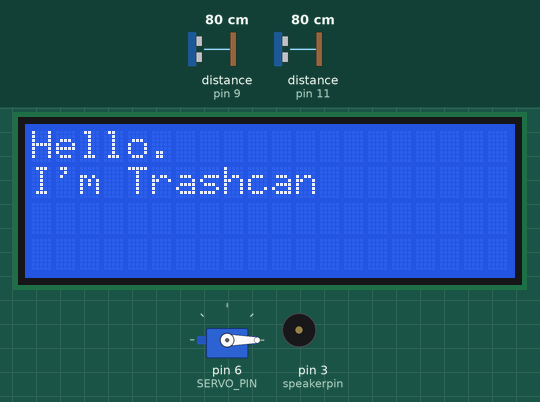
This sketch was run on a simulated Arduino Uno, built with avr-gcc and run on an emulated ATmega328P. Parts: servo, 20×4 character LCD, buzzer (waves = sounding). Wiring (inferred from the names in the program): 2 × ultrasonic range finder: trigger pin 8, echo pin 9 / trigger pin 10, echo pin 11. The inputs (shaded band) are chosen by the test bench; at power-on: distance to the obstacle (sensors on pin 9, pin 11) 80 cm. The echo pulse lasts 58.3 µs per cm; what the sketch prints to the serial monitor is not drawn.

Above: at 1.4 s.
1.5 s: distance to the obstacle (sensor on pin 9) set to 20 cm
3.0 s: distance to the obstacle (sensor on pin 9) set to 15 cm
At 3.5 s:
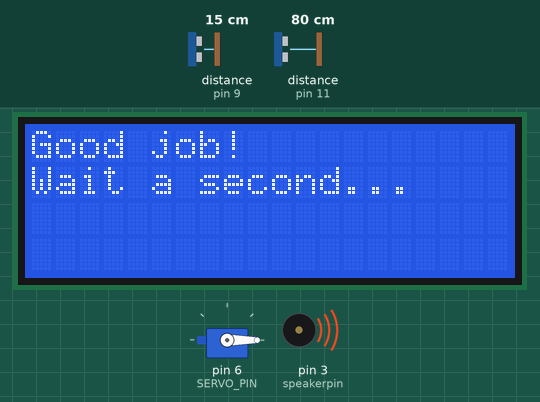
6.0 s: distance to the obstacle (sensor on pin 9) set to 120 cm
At 8.1 s:
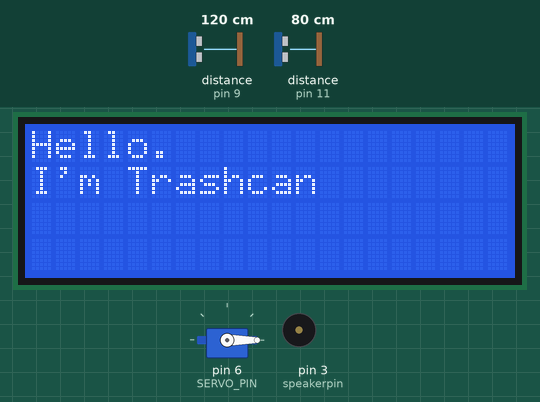
9.0 s: distance to the obstacle (sensor on pin 11) set to 2 cm
At 9.4 s:
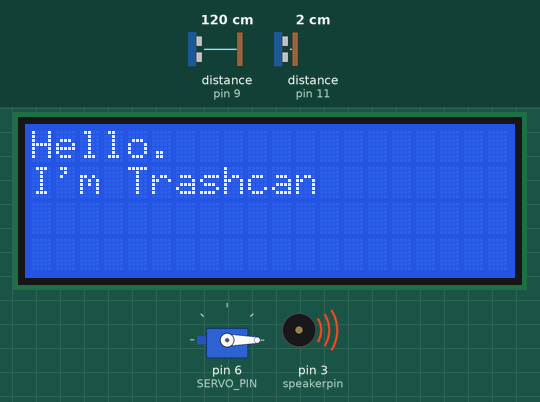
11.5 s: distance to the obstacle (sensor on pin 9) set to 2 cm
At 14.4 s:
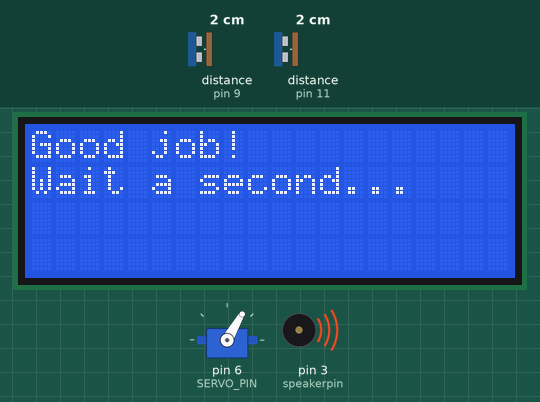
14.5 s: distance to the obstacle (sensor on pin 11) set to 9 cm
17.5 s: distance to the obstacle (sensor on pin 11) set to 12 cm
At 19.3 s:
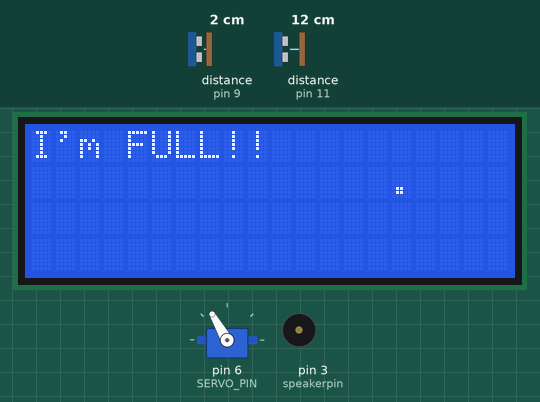
Timing chart, 0 to 21.5 s (numbered marks = the images above; inputs shaded):
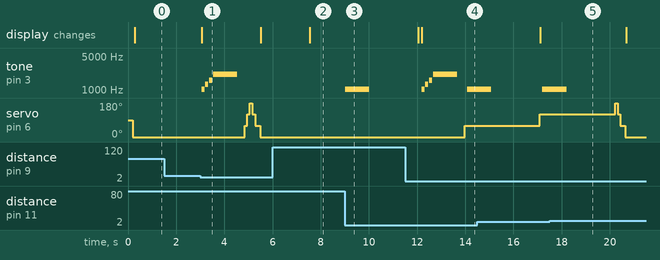

Measured:
- the behaviour switches between 18 and 17 cm on distance to the obstacle (sensor on pin 9) (found by bisection; images 0 and 1)
- the behaviour switches between 10 and 11 cm on distance to the obstacle (sensor on pin 11) (found by bisection; images 4 and 5)
- after the input at 1.5 s, every drawn part: stays the same
- after the input at 3.0 s, tone on pin 3 (speakerpin): plays 1047 Hz for 0.13 s, 1319 Hz for 0.13 s, 1568 Hz for 0.13 s, 2093 Hz for 1.0 s, starting after 0.05 s; servo on pin 6 (SERVO_PIN): 0° → 60° after 1.8 s, → 120° 0.11 s later, → 180° 0.11 s later, → 120° 0.11 s later, … (6 changes in this stretch); the display: changes after 0.05 s (image 1)
- after the input at 6.0 s, tone on pin 3 (speakerpin): stops changing and stays silent
- after the input at 9.0 s, tone on pin 3 (speakerpin): silent → 1047 Hz at once, → silent 1.0 s later
- after the input at 11.5 s, servo on pin 6 (SERVO_PIN): 0° → 60° after 2.5 s; the display: first differs from a run without the input after 0.68 s (image 4)
- after the input at 17.5 s, tone on pin 3 (speakerpin): goes on until 18.2 s, then stays silent

The sketch:

Funny_Trashcan.ino
```cpp
#include <LiquidCrystal_I2C.h>
#include <Servo.h>
#include "pitches.h"

Servo myservo;                                        // 서보모터 선언

LiquidCrystal_I2C lcd(0x27,20,4);  // set the LCD address to 0x27 for a 16 chars and 2 line display

#define HEAD_SR04_TRIG   8    // 트리거 핀 선언
#define HEAD_SR04_ECHO   9    // 에코 핀 선언
#define BODY_SR04_TRIG  10    // 트리거 핀 선언
#define BODY_SR04_ECHO  11    // 에코 핀 선언

#define SERVO_PIN 6                                       // 모터 제어를 위해 6번핀(PWM) 으로 선언
#define POS_MOVE_MAX 180

#define MAX_HEAD_LENGTH   1000      // 뚜껑위 물체 인식 거리 설정값
#define FULL_BODY_LENGTH   600      // 몸통안 물체 인식 거리 설정값

int speakerpin = 3; //스피커가 연결된 디지털핀 설정

//음계 데이터 (4개)
int melody[] = {NOTE_C6,NOTE_E6,NOTE_G6,NOTE_C7,
                };
//음의길이, 4:4분음표, 2:2분음표
int noteDurations[] = {8,8,8,1};

int pos = 0;
int pos_move = 0;

long head_distance, body_distance;    // 거리 측정을 위한 변수 선언

void setup()
{
   Serial.begin(9600);      // 통신속도 9600bps로 시리얼 통신 시작
   Serial.println("초음파 센서 시작");

   // 뚜껑 센서
   pinMode(HEAD_SR04_TRIG, OUTPUT);    // 트리거 핀 출력으로 선언
   pinMode(HEAD_SR04_ECHO, INPUT);     // 에코 핀 입력으로 선언

   // 통안 센서
   pinMode(BODY_SR04_TRIG, OUTPUT);    // 트리거 핀 출력으로 선언
   pinMode(BODY_SR04_ECHO, INPUT);     // 에코 핀 입력으로 선언

     pinMode (SERVO_PIN, OUTPUT);           // 모터 제어핀을 출력으로 설정
     myservo.attach(SERVO_PIN);                                // 모터의 신호선을 6번핀에 연결

     delay(200);

    // 센서값 초기화
     myservo.write(pos);

    lcd.init();                      // initialize the lcd
    // Print a message to the LCD.
    lcd.backlight();

    lcd_display(0, "Hello.");
    lcd_display(1, "I'm Trashcan");

}

//라인출력 라이브러리 0: 첫번째, 1:두번째
void lcd_display(int line, char str[])
{
  lcd.setCursor(0,line);
  lcd.print(str);
}

void move_servo()
{
  if(pos_move != 0)
  {
    pos = pos + pos_move;
  }

  if(pos < 0)
  {
    pos = 0;
    myservo.write(pos);
    pos_move = 0;

    lcd_display(0, "Thank you!      ");
    lcd_display(1, ":)              ");

    delay(2000);
    lcd_display(0, "Hello.          ");
    lcd_display(1, "I'm Trashcan    ");

  }

  if(pos >= POS_MOVE_MAX)
  {
    pos = POS_MOVE_MAX;
    myservo.write(pos);
    pos_move = pos_move * -1;
  }

  if(pos > 0 && pos < POS_MOVE_MAX)
  {
    myservo.write(pos);
  }


  Serial.print("pos : ");
  Serial.print(pos);
  Serial.print(", move : ");
  Serial.println(pos_move);

}


long get_distance(int SR04_TRIG, int SR04_ECHO)
{
   long duration, distance;    // 거리 측정을 위한 변수 선언

   digitalWrite(SR04_TRIG, LOW);        // Trig 핀 Low
   delayMicroseconds(2);            // 2us 딜레이
   digitalWrite(SR04_TRIG, HIGH);    // Trig 핀 High
   delayMicroseconds(10);            // 10us 딜레이
   digitalWrite(SR04_TRIG, LOW);        // Trig 핀 Low

    /*
        에코핀에서 받은 펄스 값을 pulseIn함수를 호출하여
        펄스가 입력될 때까지의 시간을 us단위로 duration에 저장
        pulseln() 함수는 핀에서 펄스(HIGH or LOW)를 읽어서 마이크로초 단위로 반환
   */
   duration = pulseIn(SR04_ECHO, HIGH);
   distance = duration * 170 / 1000;
}

void buzzer_1(){
  for (int thisNote = 0; thisNote < 4; thisNote++)
  {
    int noteDuration = 1000 / noteDurations[thisNote];
    tone(speakerpin, melody[thisNote], noteDuration); //소리를 낸다.
    int pauseBetweenNotes = noteDuration * 1.30;      //delay 계산식
    delay(pauseBetweenNotes);                         //delay
    noTone(speakerpin);                               //대상핀 출력 중단
  }
}

void buzzer_2(){
 tone(3, 1047, 1000);
 delay(3000);
 noTone(3);
}

void loop()
{
   head_distance = get_distance(HEAD_SR04_TRIG, HEAD_SR04_ECHO);
   body_distance = get_distance(BODY_SR04_TRIG, BODY_SR04_ECHO);

   /*
        음파의 속도는 초당 340m, 왕복하였으니 나누기 2를하면 170m이고,
        mm단위로 바꾸면 170,000mm.
        duration에 저장된 값은 us단위이므로 1,000,000으로 나누어 주고,
        정리해서 distance에 저장
   */

   Serial.print("뚜껑 거리: ");
   Serial.print(head_distance); // 거리를 시리얼 모니터에 출력
   Serial.print("mm, ");
   Serial.print("몸통 거리: ");
   Serial.print(body_distance); // 거리를 시리얼 모니터에 출력
   Serial.println("mm");

    // MAX_HEAD_LENGTH 거리안에 물체가 인식되면 모터를 욺직인다.
  if( head_distance < MAX_HEAD_LENGTH && pos_move == 0)

   {
    pos_move = 60;
    lcd_display(0, "Good job!    ");
    lcd_display(1, "Wait a second...");
    buzzer_1();

   }
   else if( body_distance < FULL_BODY_LENGTH)
  {
    buzzer_2();
    lcd_display(0, "I'm FULL!!     ");
    lcd_display(1, "               ");
    }
   move_servo();
   delay(100);
}
```

pitches.h
```cpp
/*************************************************
 * Public Constants
 *************************************************/

#define NOTE_B0  31
#define NOTE_C1  33
#define NOTE_CS1 35
#define NOTE_D1  37
#define NOTE_DS1 39
#define NOTE_E1  41
#define NOTE_F1  44
#define NOTE_FS1 46
#define NOTE_G1  49
#define NOTE_GS1 52
#define NOTE_A1  55
#define NOTE_AS1 58
#define NOTE_B1  62
#define NOTE_C2  65
#define NOTE_CS2 69
#define NOTE_D2  73
#define NOTE_DS2 78
#define NOTE_E2  82
#define NOTE_F2  87
#define NOTE_FS2 93
#define NOTE_G2  98
#define NOTE_GS2 104
#define NOTE_A2  110
#define NOTE_AS2 117
#define NOTE_B2  123
#define NOTE_C3  131
#define NOTE_CS3 139
#define NOTE_D3  147
#define NOTE_DS3 156
#define NOTE_E3  165
#define NOTE_F3  175
#define NOTE_FS3 185
#define NOTE_G3  196
#define NOTE_GS3 208
#define NOTE_A3  220
#define NOTE_AS3 233
#define NOTE_B3  247
#define NOTE_C4  262
#define NOTE_CS4 277
#define NOTE_D4  294
#define NOTE_DS4 311
#define NOTE_E4  330
#define NOTE_F4  349
#define NOTE_FS4 370
#define NOTE_G4  392
#define NOTE_GS4 415
#define NOTE_A4  440
#define NOTE_AS4 466
#define NOTE_B4  494
#define NOTE_C5  523
#define NOTE_CS5 554
#define NOTE_D5  587
#define NOTE_DS5 622
#define NOTE_E5  659
#define NOTE_F5  698
#define NOTE_FS5 740
#define NOTE_G5  784
#define NOTE_GS5 831
#define NOTE_A5  880
#define NOTE_AS5 932
#define NOTE_B5  988
#define NOTE_C6  1047
#define NOTE_CS6 1109
#define NOTE_D6  1175
#define NOTE_DS6 1245
#define NOTE_E6  1319
#define NOTE_F6  1397
#define NOTE_FS6 1480
#define NOTE_G6  1568
#define NOTE_GS6 1661
#define NOTE_A6  1760
#define NOTE_AS6 1865
#define NOTE_B6  1976
#define NOTE_C7  2093
#define NOTE_CS7 2217
#define NOTE_D7  2349
#define NOTE_DS7 2489
#define NOTE_E7  2637
#define NOTE_F7  2794
#define NOTE_FS7 2960
#define NOTE_G7  3136
#define NOTE_GS7 3322
#define NOTE_A7  3520
#define NOTE_AS7 3729
#define NOTE_B7  3951
#define NOTE_C8  4186
#define NOTE_CS8 4435
#define NOTE_D8  4699
#define NOTE_DS8 4978
```
